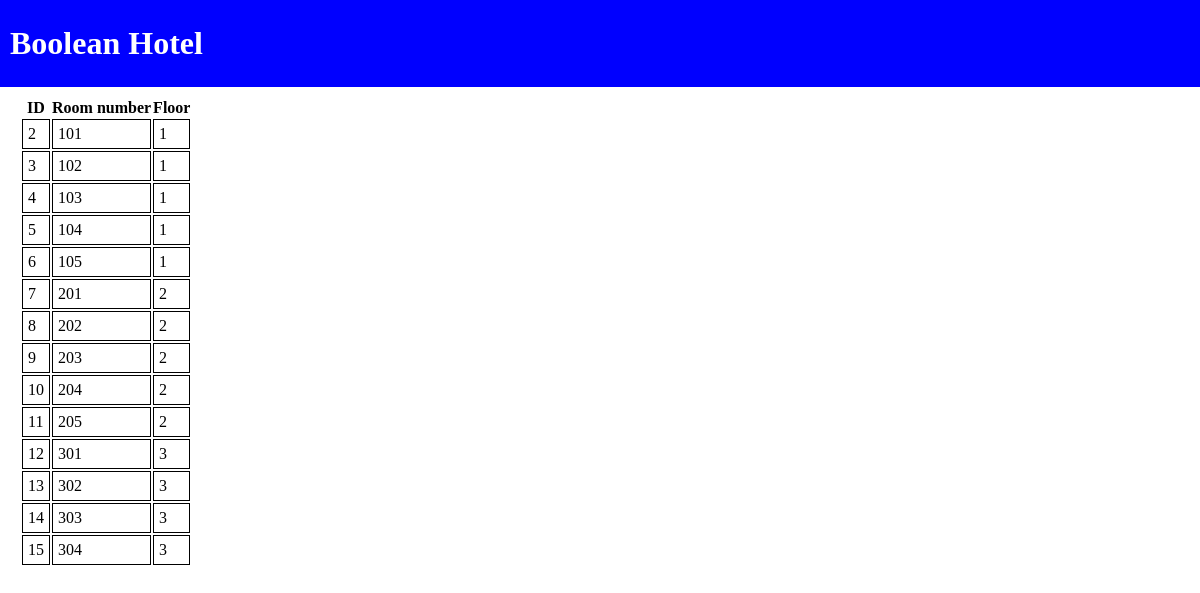
The page / on the database its author committed.
### tables this page shows
CREATE TABLE `stanze` (
  `id` int(10) UNSIGNED NOT NULL,
  `room_number` int(11) NOT NULL,
  `floor` int(11) NOT NULL,
  `beds` int(11) NOT NULL,
  `created_at` timestamp NULL DEFAULT NULL,
  `updated_at` timestamp NULL DEFAULT NULL
);

### env.php (called while the page is built, shortened)
<?php
  $basePath = 'http://localhost:8888/php-hotel-crud/';
 ?>

### database.php (called while the page is built, shortened)
<?php
$conn = new mysqli($servername, $username, $password, $dbname);
$sql = "SELECT * FROM stanze";
$result = $conn->query($sql);
if ($result && $result->num_rows > 0) {
  $rooms = [];
  while($row = $result->fetch_assoc()) {
    $rooms[] = $row;
  }
} elseif ($result) {
  $rooms = [];
} else {
  die("query error");
}
?>

### index.php (the view)
<?php include __DIR__ . '/env.php'; ?>
<?php include __DIR__ . '/database.php'; ?>
<?php include __DIR__ . '/partials/header.php'; ?>
     <main>
       <table class="room">
        <thead>
          <tr>
            <th>ID</th>
            <th>Room number</th>
            <th>Floor</th>
          </tr>
        </thead>
        <tbody>
          <?php foreach ($rooms as $room) { ?>
          <tr>
            <td><?php echo $room['id']; ?></td>
            <td><?php echo $room['room_number']; ?></td>
            <td><?php echo $room['floor']; ?></td>
          </tr>
          <?php  } ?>
        </tbody>
       </table>
     </main>
   </body>
 </html>

### partials/header.php (shortened to what this page needs)
<!DOCTYPE html>
<html lang="en" dir="ltr">
  <head>
    <link rel="stylesheet" href="<?php echo $basePath; ?>/dist/app.css">
  </head>
  <body>
    <header>
     <h1>Boolean Hotel</h1>
    </header>

### rows shown on the page
stanze: id "2", room_number "101", floor "1"
stanze: id "3", room_number "102", floor "1"
stanze: id "4", room_number "103", floor "1"
stanze: id "5", room_number "104", floor "1"
stanze: id "6", room_number "105", floor "1"
stanze: id "7", room_number "201", floor "2"
stanze: id "8", room_number "202", floor "2"
stanze: id "9", room_number "203", floor "2"
stanze: id "10", room_number "204", floor "2"
stanze: id "11", room_number "205", floor "2"
stanze: id "12", room_number "301", floor "3"
stanze: id "13", room_number "302", floor "3"
stanze: id "14", room_number "303", floor "3"
stanze: id "15", room_number "304", floor "3"
